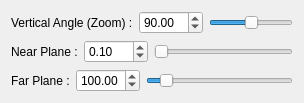
      <widget class="QWidget" name="perspectiveTab">
       <attribute name="title">
        <string>Perspective</string>
       </attribute>
       <layout class="QGridLayout" name="gridLayout_7">
        <item row="0" column="0">
         <layout class="QHBoxLayout" name="horizontalLayout_2">
          <item>
           <widget class="QLabel" name="label">
            <property name="sizePolicy">
             <sizepolicy hsizetype="Fixed" vsizetype="Preferred">
              <horstretch>0</horstretch>
              <verstretch>0</verstretch>
             </sizepolicy>
            </property>
            <property name="text">
             <string>Vertical Angle (Zoom) :</string>
            </property>
           </widget>
          </item>
          <item>
           <widget class="QDoubleSpinBox" name="persVerticalAngleSpin">
            <property name="decimals">
             <number>2</number>
            </property>
            <property name="minimum">
             <double>0.000000000000000</double>
            </property>
            <property name="maximum">
             <double>180.000000000000000</double>
            </property>
            <property name="singleStep">
             <double>0.100000000000000</double>
            </property>
            <property name="value">
             <double>90.000000000000000</double>
            </property>
           </widget>
          </item>
          <item>
           <widget class="QSlider" name="persVerticalAngleSlider">
            <property name="maximum">
             <number>18000</number>
            </property>
            <property name="pageStep">
             <number>10</number>
            </property>
            <property name="value">
             <number>9000</number>
            </property>
            <property name="sliderPosition">
             <number>9000</number>
            </property>
            <property name="orientation">
             <enum>Qt::Horizontal</enum>
            </property>
           </widget>
          </item>
         </layout>
        </item>
        <item row="1" column="0">
         <layout class="QHBoxLayout" name="horizontalLayout_4">
          <item>
           <widget class="QLabel" name="label_3">
            <property name="sizePolicy">
             <sizepolicy hsizetype="Fixed" vsizetype="Preferred">
              <horstretch>0</horstretch>
              <verstretch>0</verstretch>
             </sizepolicy>
            </property>
            <property name="text">
             <string>Near Plane :</string>
            </property>
           </widget>
          </item>
          <item>
           <widget class="QDoubleSpinBox" name="persNearSpin">
            <property name="decimals">
             <number>2</number>
            </property>
            <property name="minimum">
             <double>0.000000000000000</double>
            </property>
            <property name="maximum">
             <double>999.000000000000000</double>
            </property>
            <property name="singleStep">
             <double>0.100000000000000</double>
            </property>
            <property name="value">
             <double>0.100000000000000</double>
            </property>
           </widget>
          </item>
          <item>
           <widget class="QSlider" name="persNearSlider">
            <property name="maximum">
             <number>99900</number>
            </property>
            <property name="value">
             <number>10</number>
            </property>
            <property name="orientation">
             <enum>Qt::Horizontal</enum>
            </property>
           </widget>
          </item>
         </layout>
        </item>
        <item row="2" column="0">
         <layout class="QHBoxLayout" name="horizontalLayout_5">
          <item>
           <widget class="QLabel" name="label_4">
            <property name="sizePolicy">
             <sizepolicy hsizetype="Fixed" vsizetype="Preferred">
              <horstretch>0</horstretch>
              <verstretch>0</verstretch>
             </sizepolicy>
            </property>
            <property name="text">
             <string>Far Plane :</string>
            </property>
           </widget>
          </item>
          <item>
           <widget class="QDoubleSpinBox" name="persFarSpin">
            <property name="minimum">
             <double>0.000000000000000</double>
            </property>
            <property name="maximum">
             <double>999.000000000000000</double>
            </property>
            <property name="singleStep">
             <double>0.100000000000000</double>
            </property>
            <property name="value">
             <double>100.000000000000000</double>
            </property>
           </widget>
          </item>
          <item>
           <widget class="QSlider" name="persFarSlider">
            <property name="maximum">
             <number>99900</number>
            </property>
            <property name="value">
             <number>10000</number>
            </property>
            <property name="orientation">
             <enum>Qt::Horizontal</enum>
            </property>
           </widget>
          </item>
         </layout>
        </item>
       </layout>
      </widget>
